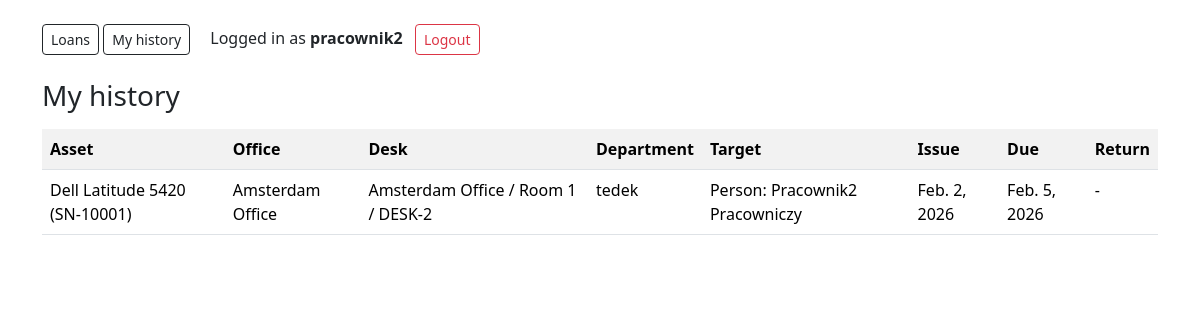
The app's page /history/ (signed in) with its own data.
### inventory/models.py (models this page shows, shortened)
class Loan(models.Model):
    asset = models.ForeignKey(Asset, on_delete=models.PROTECT, related_name="loans")
    created_by = models.ForeignKey(
        settings.AUTH_USER_MODEL,
        on_delete=models.SET_NULL,
        blank=True,
        null=True,
        related_name="created_loans",
    )
    person = models.ForeignKey(Person, on_delete=models.PROTECT, blank=True, null=True, related_name="loans")
    desk = models.ForeignKey(Desk, on_delete=models.PROTECT, blank=True, null=True, related_name="loans")
    office = models.ForeignKey(Office, on_delete=models.PROTECT, blank=True, null=True, related_name="loans")
    department_position = models.ForeignKey(
        DepartmentPosition,
        on_delete=models.PROTECT,
        blank=True,
        null=True,
        related_name="loans",
    )
    department = models.CharField(max_length=120, blank=True, null=True)
    loan_date = models.DateField(default=timezone.now)
    due_date = models.DateField(blank=True, null=True)
    return_date = models.DateField(blank=True, null=True)
    issued_by = models.CharField(max_length=120, blank=True, null=True)
    @property
    def office_label(self) -> str:
        if self.office:
            return str(self.office)
        if self.desk:
            return str(self.desk.room.office)
        if self.department_position:
            return str(self.department_position.department.office)
        return "-"
    @property
    def desk_label(self) -> str:
        if self.desk:
            return str(self.desk)
        return "-"
    @property
    def department_label(self) -> str:
        if self.department_position:
            return str(self.department_position)
        if self.department:
            return self.department
        return "-"
    def target_label(self) -> str:
        if self.person:
            return f"Person: {self.person}"

class Asset(models.Model):
    STATUS_CHOICES = [
        ("available", "Available"),
        ("assigned", "Assigned"),
        ("in_service", "In service"),
        ("retired", "Retired"),
    ]
    category = models.ForeignKey(AssetCategory, on_delete=models.PROTECT, related_name="assets")
    name = models.CharField(max_length=200)
    serial_number = models.CharField(max_length=120, unique=True)
    asset_tag = models.CharField(max_length=120, unique=True, blank=True, null=True)
    status = models.CharField(max_length=20, choices=STATUS_CHOICES, default="available")
    purchase_date = models.DateField(blank=True, null=True)
    notes = models.TextField(blank=True, null=True)
    def __str__(self):
        return f"{self.name} ({self.serial_number})"

class Office(models.Model):
    name = models.CharField(max_length=200)
    address = models.CharField(max_length=300, blank=True, null=True)
    def __str__(self):
        return self.name

class Desk(models.Model):
    room = models.ForeignKey(Room, on_delete=models.CASCADE, related_name="desks")
    code = models.CharField(max_length=50)
    class Meta:
        constraints = [
            models.UniqueConstraint(fields=["room", "code"], name="uniq_desk_room_code")
        ]
    def __str__(self):
        return f"{self.room.office.name} / {self.room.name} / {self.code}"

class Room(models.Model):
    office = models.ForeignKey(Office, on_delete=models.CASCADE, related_name="rooms")
    name = models.CharField(max_length=200)
    type = models.CharField(max_length=50, default="open_space")

class Person(models.Model):
    first_name = models.CharField(max_length=120)
    last_name = models.CharField(max_length=120)
    department = models.CharField(max_length=120, blank=True, null=True)
    email = models.EmailField(blank=True, null=True)
    user = models.OneToOneField(
        settings.AUTH_USER_MODEL,
        on_delete=models.SET_NULL,
        blank=True,
        null=True,
        related_name="person_profile",
    )
    def __str__(self):
        return f"{self.first_name} {self.last_name}"

### inventory/views.py (the view)
# urls.py: path("history/", views.history, name="history"),
@login_required
def history(request):
    role = get_user_role(request.user)
    base_qs = Loan.objects.select_related(
        "asset", "person", "desk__room__office", "office", "department_position__department__office", "created_by"
    ).order_by("-id")
    person = _resolve_person_for_user(request.user)
    if role == ROLE_ADMIN:
        loans = base_qs
    else:
        q = Q(created_by=request.user)
        if person:
            q |= Q(person=person)
        loans = base_qs.filter(q)
    return render(
        request,
        "inventory/history.html",
        {"loans": loans, "today": timezone.now().date(), "role": role, "is_admin": role == ROLE_ADMIN},
    )

### inventory/roles.py (called while the page is built)
def get_user_role(user: AbstractUser) -> str:
    if not user or not getattr(user, "is_authenticated", False):
        return ROLE_EMPLOYEE
    if getattr(user, "is_superuser", False) or getattr(user, "is_staff", False):
        return ROLE_ADMIN
    qs = user.groups.values_list("name", flat=True)
    for name in qs:
        if name in ROLE_NAMES:
            return name
    return ROLE_EMPLOYEE

### inventory/views.py (called while the page is built)
def _resolve_person_for_user(user):
    if not user or not getattr(user, "is_authenticated", False):
        return None
    try:
        return user.person_profile
    except Exception:
        pass
    email = (getattr(user, "email", "") or "").strip()
    if email:
        return Person.objects.filter(email__iexact=email).first()
    return None

### inventory/templates/inventory/history.html
{% extends "inventory/base.html" %}
{% block content %}
<h3>{% if is_admin %}History{% else %}My history{% endif %}</h3>
<table class="table table-striped mt-3">
  <tr><th>Asset</th><th>Office</th><th>Desk</th><th>Department</th><th>Target</th><th>Issue</th><th>Due</th><th>Return</th></tr>
  {% for l in loans %}
    <tr class="{% if l.return_date is None and l.due_date and l.due_date < today %}table-danger{% endif %}">
      <td>{{ l.asset }}</td>
      <td>{{ l.office_label }}</td>
      <td>{{ l.desk_label }}</td>
      <td>{{ l.department_label }}</td>
      <td>{{ l.target_label }}</td>
      <td>{{ l.loan_date }}</td>
      <td class="{% if l.return_date is None and l.due_date and l.due_date < today %}text-bg-danger fw-semibold{% endif %}">
        {{ l.due_date|default:"-" }}
      </td>
      <td>{{ l.return_date|default:"-" }}</td>
    </tr>
  {% empty %}
    <tr><td colspan="8" class="text-muted">No history.</td></tr>
  {% endfor %}
</table>
{% endblock %}

### inventory/templates/inventory/base.html (shortened to what this page needs)
<!doctype html>
<html>
<head>
  <link href="https://cdn.jsdelivr.net/npm/bootstrap@5.3.2/dist/css/bootstrap.min.css" rel="stylesheet">
</head>
<body class="container py-4">
{% if request.user.is_authenticated %}
<nav class="mb-4">
  <a class="btn btn-outline-dark btn-sm" href="{% url 'loans_list' %}">Loans</a>
  {% if request.user.is_staff %}
    <a class="btn btn-outline-dark btn-sm" href="{% url 'history' %}">History</a>
  {% else %}
    <a class="btn btn-outline-dark btn-sm" href="{% url 'history' %}">My history</a>
  {% endif %}
  <span class="ms-3">
      <span class="me-2">Logged in as <b>{{ request.user.username }}</b></span>
      <form method="post" action="{% url 'logout' %}" class="d-inline">
        <button type="submit" class="btn btn-outline-danger btn-sm">Logout</button>
      </form>
  </span>
</nav>
{% endif %}
{% block content %}{% endblock %}
</body>
</html>

### records on screen
Loan: asset "Dell Latitude 5420 (SN-10001)", office_label "Amsterdam Office", desk_label "Amsterdam Office / Room 1 / DESK-2", department_label "tedek", target_label "Person: Pracownik2 Pracowniczy", loan_date "Feb. 2, 2026", due_date "Feb. 5, 2026", return_date "-"

### other values on screen
{{ request.user.username }} "pracownik2"
